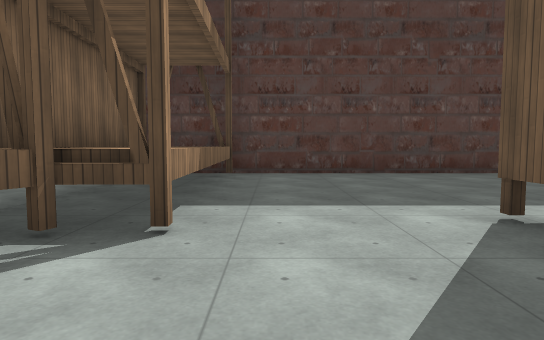
View 1 (above)

23 first-person views from a walk through a Godot game level. The camera is 1.3 m above the floor, tilts 4° down and sees 75° across. The floor is counted in squares, 2 m on a side. Each view is taken from the middle of a square. On the plan, view 1 faces up. The plan holds only what a view shows up to about 10 squares ahead; the rest is blank. The place goes on beyond the plan. Some surface patterns are stand-ins.

View 2
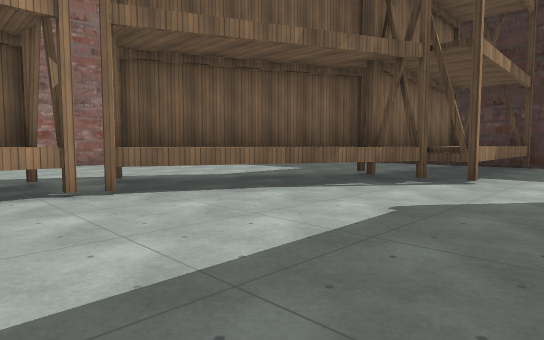

View 3
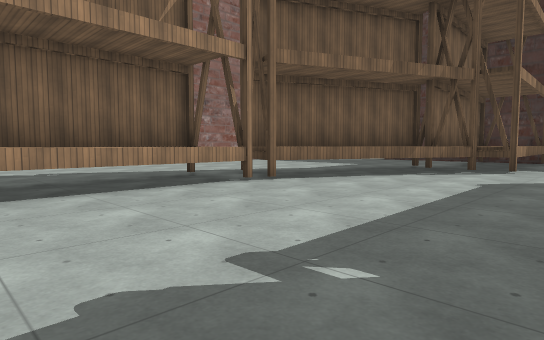

View 4
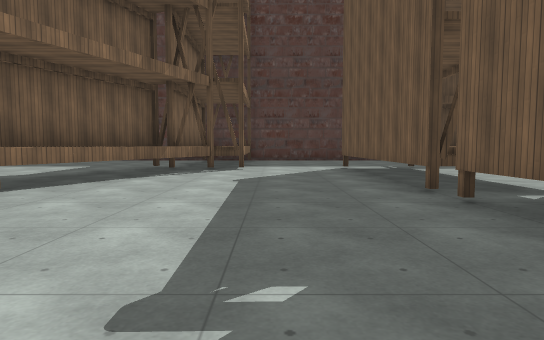

View 5
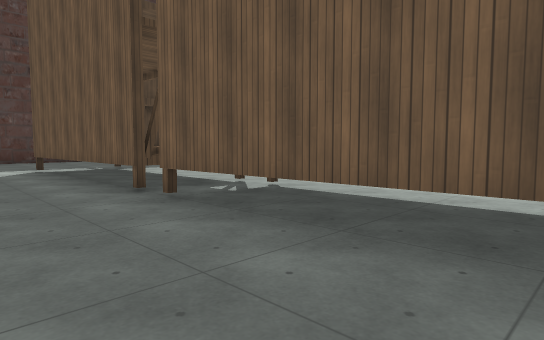

View 6
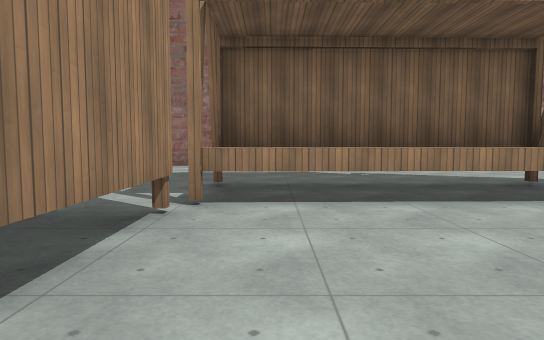

View 7
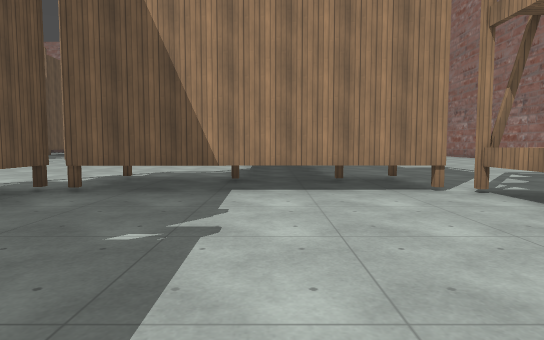

View 8
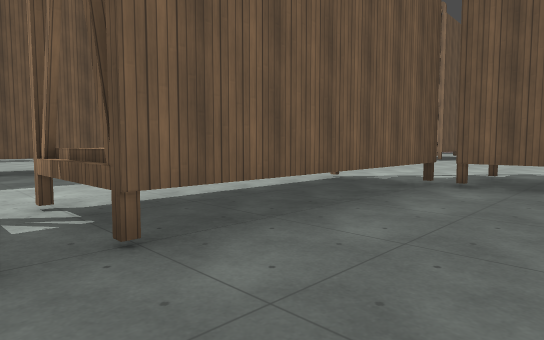

View 9
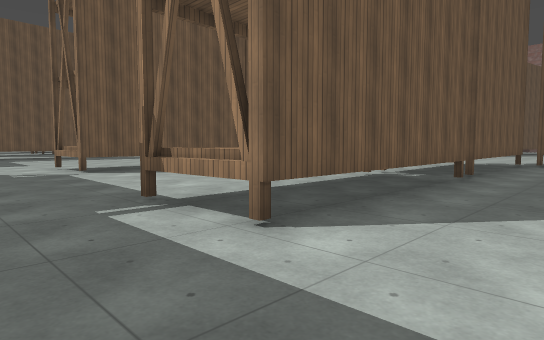

View 10
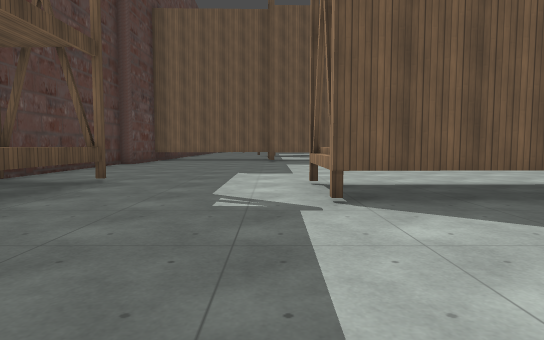

View 11
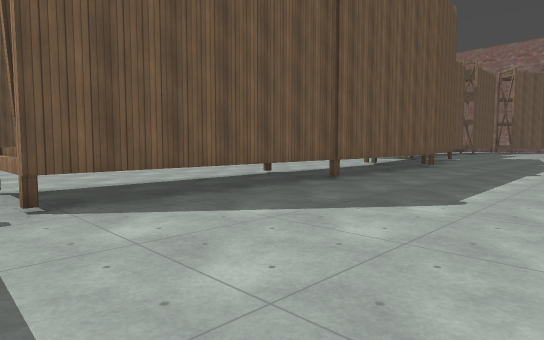

View 12
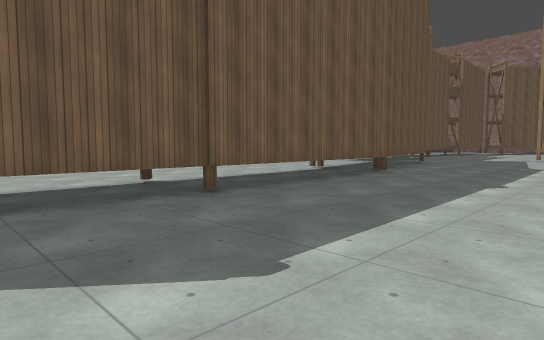

View 13
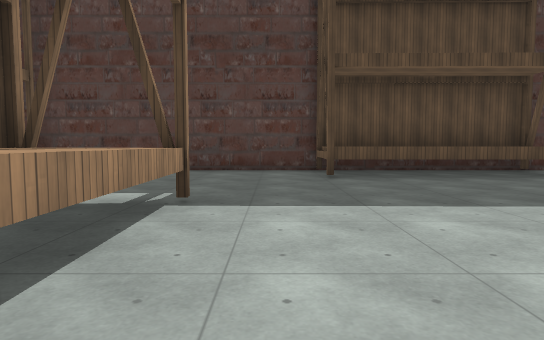

View 14
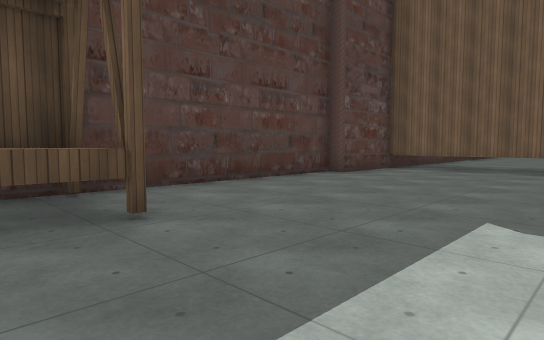

View 15
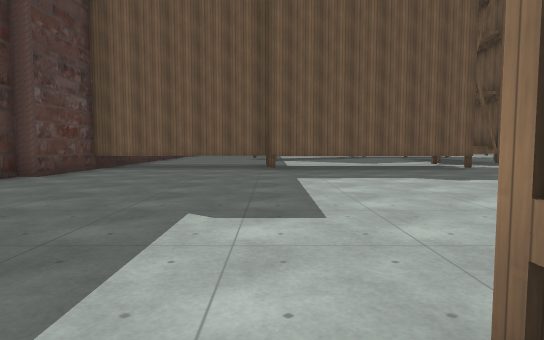

View 16
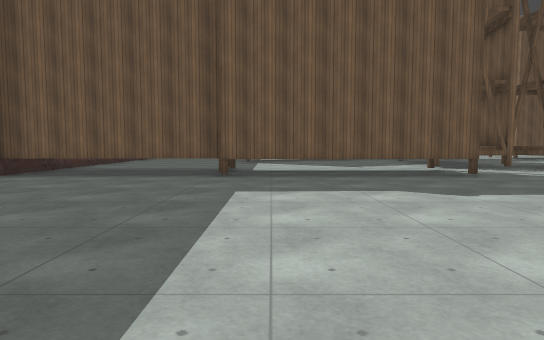

View 17
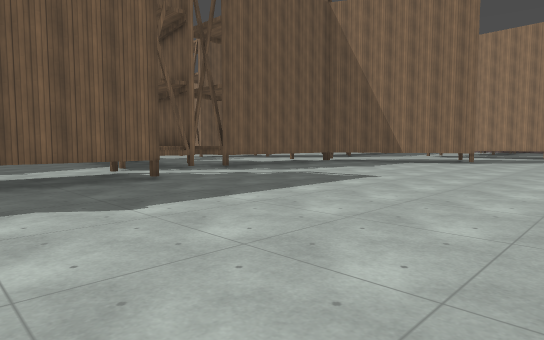

View 18
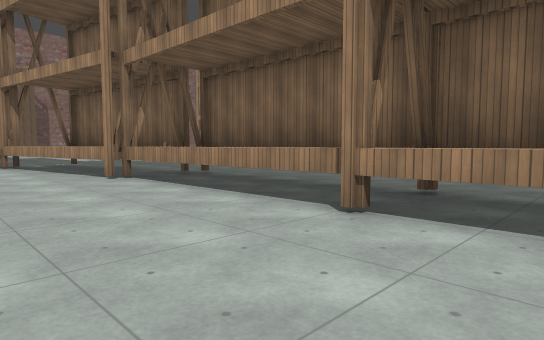

View 19
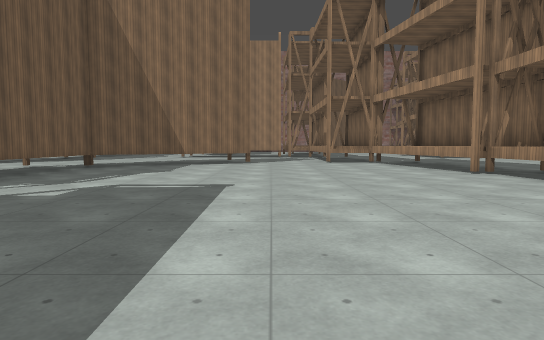

View 20
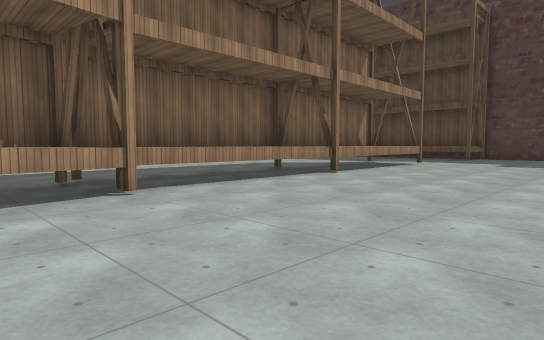

View 21
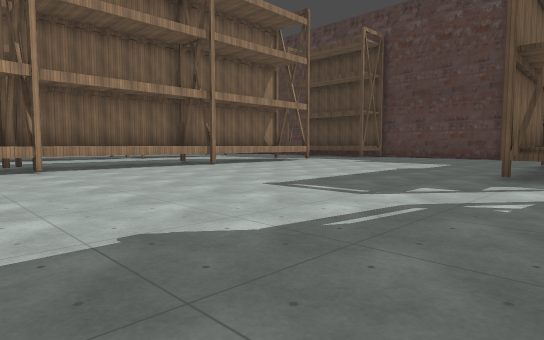

View 22
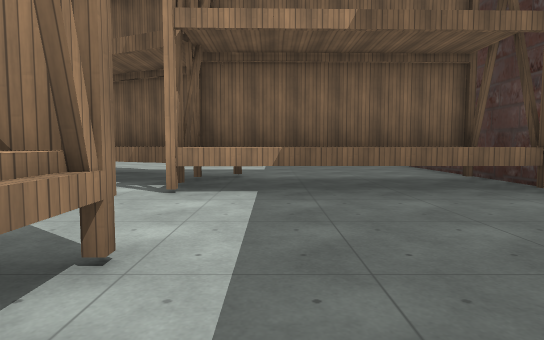

View 23
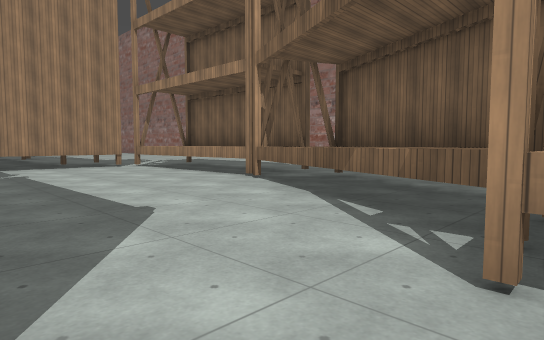

### Floor plan
Key: @ floor where view 1 was taken; # wall or solid block; x gap in a wall; . floor; ^ raised ledge; T thing the floor can be seen under or through.
Columns run from 10 left of view 1 to 21 right of it. Each row starts with its distance up from view 1.
  8      ###########################
  7     ...# ^.......^  ^^........#
  6     ...^^^.......^^^^^........#
  5     ....#^....................#
  4     ....T^....................#
  3    ....T^^..#^^...............#^
  2    ...T^^...#^^....#^^........#
  1   ....T^....# ^....# ^........#
  0  ....T ^..@.# ^....T ^........#^
 -1 .....^^.....# ^....T ^........#^
 -2 ......^.....#^^....T^^........^^
 -3  ...^^^......x^....T^^..........
 -4 ....T^^......#^....T^^..........
 -5 ....T^^......#^....T ^..........
 -6  ...^^^......#^....T ^..........
 -7   ...#^......#^....T ^..........
 -8   ...^^#####^^^....T^...........
 -9   .....^^ ^ ^.......T^..........
-10     ...#  ^^........T^..........

Positions as (right, up) in squares from view 1, and headings:
1: (0, 0), facing up
2: (1, -4), facing up-left
3: (1, -7), facing up-left
4: (0, -7), facing up
5: (0, -7), facing up-right
6: (0, -7), facing left
7: (-1, -3), facing down
8: (0, -2), facing down-right
9: (0, 5), facing down-right
10: (5, 3), facing right
11: (5, 3), facing down-right
12: (5, 0), facing down-right
13: (5, -1), facing up
14: (10, 3), facing up-right
15: (10, 3), facing right
16: (12, 2), facing right
17: (13, 1), facing down-right
18: (14, -1), facing down-left
19: (16, 0), facing down
20: (16, -10), facing up-left
21: (21, -10), facing up-left
22: (4, 4), facing left
23: (1, 3), facing down-left
